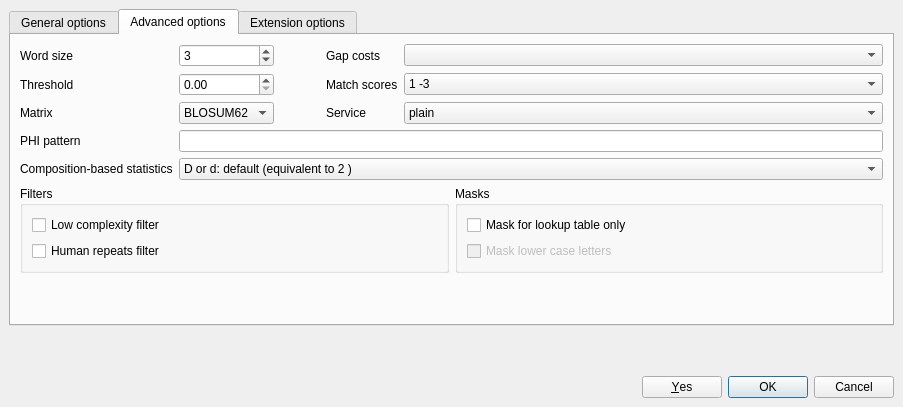
<?xml version="1.0" encoding="UTF-8"?>
<ui version="4.0">
 <class>BlastAllSupportDialog</class>
 <widget class="QDialog" name="BlastAllSupportDialog">
  <property name="geometry">
   <rect>
    <x>0</x>
    <y>0</y>
    <width>619</width>
    <height>407</height>
   </rect>
  </property>
  <property name="maximumSize">
   <size>
    <width>16777215</width>
    <height>16777215</height>
   </size>
  </property>
  <property name="windowTitle">
   <string>Request to Local BLAST Database</string>
  </property>
  <property name="autoFillBackground">
   <bool>false</bool>
  </property>
  <property name="sizeGripEnabled">
   <bool>false</bool>
  </property>
  <property name="modal">
   <bool>false</bool>
  </property>
  <layout class="QVBoxLayout" name="verticalLayout_2">
   <property name="sizeConstraint">
    <enum>QLayout::SetMinAndMaxSize</enum>
   </property>
   <item>
    <widget class="QTabWidget" name="optionsTab">
     <property name="currentIndex">
      <number>1</number>
     </property>
     <widget class="QWidget" name="tab">
      <attribute name="title">
       <string>General options</string>
      </attribute>
      <layout class="QVBoxLayout" name="verticalLayout_3">
       <property name="sizeConstraint">
        <enum>QLayout::SetMinAndMaxSize</enum>
       </property>
       <item>
        <layout class="QGridLayout" name="gridLayout_2">
         <item row="0" column="0">
          <widget class="QLabel" name="label_2">
           <property name="text">
            <string>Select search:</string>
           </property>
          </widget>
         </item>
         <item row="0" column="1">
          <widget class="QComboBox" name="programName">
           <item>
            <property name="text">
             <string extracomment="qwe">blastn</string>
            </property>
           </item>
           <item>
            <property name="text">
             <string>blastp</string>
            </property>
           </item>
           <item>
            <property name="text">
             <string>gpu-blastp</string>
            </property>
           </item>
           <item>
            <property name="text">
             <string>blastx</string>
            </property>
           </item>
           <item>
            <property name="text">
             <string>tblastn</string>
            </property>
           </item>
           <item>
            <property name="text">
             <string>tblastx</string>
            </property>
           </item>
          </widget>
         </item>
         <item row="0" column="2">
          <widget class="QCheckBox" name="shortSequenceCheckBox">
           <property name="text">
            <string>Search for short, nearly exact matches</string>
           </property>
          </widget>
         </item>
         <item row="1" column="0">
          <widget class="QLabel" name="label">
           <property name="text">
            <string>Expectation value </string>
           </property>
          </widget>
         </item>
         <item row="1" column="2">
          <widget class="QCheckBox" name="megablastCheckBox">
           <property name="text">
            <string>Megablast</string>
           </property>
          </widget>
         </item>
         <item row="2" column="0">
          <widget class="QLabel" name="hitsLabel">
           <property name="text">
            <string>Max hits:</string>
           </property>
          </widget>
         </item>
         <item row="2" column="1">
          <widget class="QSpinBox" name="numberOfHitsSpinBox">
           <property name="alignment">
            <set>Qt::AlignRight|Qt::AlignTrailing|Qt::AlignVCenter</set>
           </property>
           <property name="specialValueText">
            <string>Off</string>
           </property>
           <property name="maximum">
            <number>200</number>
           </property>
           <property name="singleStep">
            <number>10</number>
           </property>
           <property name="value">
            <number>20</number>
           </property>
          </widget>
         </item>
         <item row="1" column="1">
          <widget class="QDoubleSpinBox" name="evalueSpinBox">
           <property name="decimals">
            <number>6</number>
           </property>
           <property name="minimum">
            <double>0.000001000000000</double>
           </property>
           <property name="maximum">
            <double>100000.000000000000000</double>
           </property>
           <property name="value">
            <double>10.000000000000000</double>
           </property>
          </widget>
         </item>
         <item row="2" column="2">
          <layout class="QHBoxLayout" name="horizontalLayout_8">
           <item>
            <widget class="QRadioButton" name="bothStrandsButton">
             <property name="text">
              <string>Both strands</string>
             </property>
             <property name="checked">
              <bool>true</bool>
             </property>
            </widget>
           </item>
           <item>
            <widget class="QRadioButton" name="directStrandButton">
             <property name="text">
              <string>Direct</string>
             </property>
            </widget>
           </item>
           <item>
            <widget class="QRadioButton" name="complStrandButton">
             <property name="text">
              <string>Complement</string>
             </property>
            </widget>
           </item>
          </layout>
         </item>
        </layout>
       </item>
       <item>
        <layout class="QGridLayout" name="gridLayout_3">
         <item row="1" column="0">
          <layout class="QHBoxLayout" name="horizontalLayout_5">
           <item>
            <widget class="QLabel" name="label_5">
             <property name="text">
              <string>Base name for BLAST DB files:</string>
             </property>
            </widget>
           </item>
           <item>
            <widget class="QLineEdit" name="baseNameLineEdit"/>
           </item>
          </layout>
         </item>
         <item row="0" column="0">
          <layout class="QHBoxLayout" name="horizontalLayout_2">
           <item>
            <widget class="QLabel" name="label_14">
             <property name="text">
              <string>Database path:</string>
             </property>
            </widget>
           </item>
           <item>
            <widget class="QLineEdit" name="databasePathLineEdit"/>
           </item>
          </layout>
         </item>
         <item row="0" column="1" rowspan="2">
          <widget class="QPushButton" name="selectDatabasePushButton">
           <property name="sizePolicy">
            <sizepolicy hsizetype="Minimum" vsizetype="Preferred">
             <horstretch>0</horstretch>
             <verstretch>0</verstretch>
            </sizepolicy>
           </property>
           <property name="minimumSize">
            <size>
             <width>90</width>
             <height>0</height>
            </size>
           </property>
           <property name="text">
            <string>Select
a database file</string>
           </property>
          </widget>
         </item>
        </layout>
       </item>
       <item>
        <layout class="QVBoxLayout" name="verticalLayout_4">
         <property name="sizeConstraint">
          <enum>QLayout::SetMinAndMaxSize</enum>
         </property>
        </layout>
       </item>
       <item>
        <layout class="QHBoxLayout" name="horizontalLayout">
         <item>
          <spacer name="horizontalSpacer_2">
           <property name="orientation">
            <enum>Qt::Horizontal</enum>
           </property>
           <property name="sizeHint" stdset="0">
            <size>
             <width>40</width>
             <height>20</height>
            </size>
           </property>
          </spacer>
         </item>
         <item>
          <widget class="QLabel" name="label_15">
           <property name="text">
            <string>Number of CPUs being used</string>
           </property>
          </widget>
         </item>
         <item>
          <widget class="QSpinBox" name="numberOfCPUSpinBox">
           <property name="sizePolicy">
            <sizepolicy hsizetype="Preferred" vsizetype="Fixed">
             <horstretch>0</horstretch>
             <verstretch>0</verstretch>
            </sizepolicy>
           </property>
           <property name="alignment">
            <set>Qt::AlignRight|Qt::AlignTrailing|Qt::AlignVCenter</set>
           </property>
           <property name="suffix">
            <string/>
           </property>
           <property name="minimum">
            <number>1</number>
           </property>
           <property name="maximum">
            <number>6000</number>
           </property>
           <property name="singleStep">
            <number>1</number>
           </property>
           <property name="value">
            <number>2</number>
           </property>
          </widget>
         </item>
        </layout>
       </item>
      </layout>
     </widget>
     <widget class="QWidget" name="tab_2">
      <attribute name="title">
       <string>Advanced options</string>
      </attribute>
      <layout class="QVBoxLayout" name="verticalLayout_8">
       <item>
        <layout class="QGridLayout" name="gridLayout">
         <item row="2" column="4">
          <widget class="QComboBox" name="serviceComboBox">
           <property name="sizePolicy">
            <sizepolicy hsizetype="Preferred" vsizetype="Fixed">
             <horstretch>2</horstretch>
             <verstretch>0</verstretch>
            </sizepolicy>
           </property>
           <item>
            <property name="text">
             <string>plain</string>
            </property>
           </item>
           <item>
            <property name="text">
             <string>psi</string>
            </property>
           </item>
           <item>
            <property name="text">
             <string>phi</string>
            </property>
           </item>
          </widget>
         </item>
         <item row="1" column="3">
          <widget class="QLabel" name="matchScoreLabel">
           <property name="sizePolicy">
            <sizepolicy hsizetype="Minimum" vsizetype="Preferred">
             <horstretch>0</horstretch>
             <verstretch>0</verstretch>
            </sizepolicy>
           </property>
           <property name="text">
            <string>Match scores</string>
           </property>
          </widget>
         </item>
         <item row="2" column="3">
          <widget class="QLabel" name="serviceLabel">
           <property name="sizePolicy">
            <sizepolicy hsizetype="Minimum" vsizetype="Preferred">
             <horstretch>0</horstretch>
             <verstretch>0</verstretch>
            </sizepolicy>
           </property>
           <property name="text">
            <string>Service</string>
           </property>
          </widget>
         </item>
         <item row="1" column="4">
          <widget class="QComboBox" name="scoresComboBox">
           <property name="sizePolicy">
            <sizepolicy hsizetype="Preferred" vsizetype="Fixed">
             <horstretch>2</horstretch>
             <verstretch>0</verstretch>
            </sizepolicy>
           </property>
           <property name="currentIndex">
            <number>0</number>
           </property>
           <item>
            <property name="text">
             <string>1 -3</string>
            </property>
           </item>
           <item>
            <property name="text">
             <string>1 -4</string>
            </property>
           </item>
           <item>
            <property name="text">
             <string>1 -2</string>
            </property>
           </item>
           <item>
            <property name="text">
             <string>1 -1</string>
            </property>
           </item>
           <item>
            <property name="text">
             <string>2 -7</string>
            </property>
           </item>
           <item>
            <property name="text">
             <string>2 -5</string>
            </property>
           </item>
           <item>
            <property name="text">
             <string>2 -3</string>
            </property>
           </item>
           <item>
            <property name="text">
             <string>4 -5</string>
            </property>
           </item>
           <item>
            <property name="text">
             <string>5 -4</string>
            </property>
           </item>
          </widget>
         </item>
         <item row="0" column="0">
          <widget class="QLabel" name="label_4">
           <property name="sizePolicy">
            <sizepolicy hsizetype="Minimum" vsizetype="Preferred">
             <horstretch>0</horstretch>
             <verstretch>0</verstretch>
            </sizepolicy>
           </property>
           <property name="text">
            <string>Word size</string>
           </property>
          </widget>
         </item>
         <item row="2" column="0">
          <widget class="QLabel" name="matrixLabel">
           <property name="sizePolicy">
            <sizepolicy hsizetype="Minimum" vsizetype="Preferred">
             <horstretch>0</horstretch>
             <verstretch>0</verstretch>
            </sizepolicy>
           </property>
           <property name="text">
            <string>Matrix</string>
           </property>
          </widget>
         </item>
         <item row="2" column="1">
          <widget class="QComboBox" name="matrixComboBox">
           <item>
            <property name="text">
             <string>BLOSUM62</string>
            </property>
           </item>
           <item>
            <property name="text">
             <string>BLOSUM45</string>
            </property>
           </item>
           <item>
            <property name="text">
             <string>BLOSUM80</string>
            </property>
           </item>
           <item>
            <property name="text">
             <string>PAM30</string>
            </property>
           </item>
           <item>
            <property name="text">
             <string>PAM70</string>
            </property>
           </item>
          </widget>
         </item>
         <item row="4" column="1" colspan="4">
          <widget class="QLineEdit" name="phiPatternEdit"/>
         </item>
         <item row="4" column="0">
          <widget class="QLabel" name="phiPatternLabel">
           <property name="text">
            <string>PHI pattern</string>
           </property>
          </widget>
         </item>
         <item row="0" column="2">
          <spacer name="horizontalSpacer_3">
           <property name="orientation">
            <enum>Qt::Horizontal</enum>
           </property>
           <property name="sizeHint" stdset="0">
            <size>
             <width>40</width>
             <height>20</height>
            </size>
           </property>
          </spacer>
         </item>
         <item row="2" column="2">
          <spacer name="horizontalSpacer_4">
           <property name="orientation">
            <enum>Qt::Horizontal</enum>
           </property>
           <property name="sizeHint" stdset="0">
            <size>
             <width>40</width>
             <height>20</height>
            </size>
           </property>
          </spacer>
         </item>
         <item row="0" column="1">
          <widget class="QSpinBox" name="wordSizeSpinBox">
           <property name="value">
            <number>3</number>
           </property>
          </widget>
         </item>
         <item row="1" column="0">
          <widget class="QLabel" name="thresholdLabel">
           <property name="toolTip">
            <string>Threshold for extending hits</string>
           </property>
           <property name="text">
            <string>Threshold</string>
           </property>
          </widget>
         </item>
         <item row="1" column="2">
          <spacer name="horizontalSpacer_5">
           <property name="orientation">
            <enum>Qt::Horizontal</enum>
           </property>
           <property name="sizeHint" stdset="0">
            <size>
             <width>40</width>
             <height>20</height>
            </size>
           </property>
          </spacer>
         </item>
         <item row="1" column="1">
          <widget class="QDoubleSpinBox" name="thresholdSpinBox"/>
         </item>
         <item row="0" column="4">
          <widget class="QComboBox" name="costsComboBox">
           <property name="sizePolicy">
            <sizepolicy hsizetype="Preferred" vsizetype="Fixed">
             <horstretch>2</horstretch>
             <verstretch>0</verstretch>
            </sizepolicy>
           </property>
           <property name="currentIndex">
            <number>-1</number>
           </property>
          </widget>
         </item>
         <item row="0" column="3">
          <widget class="QLabel" name="costsLabel">
           <property name="sizePolicy">
            <sizepolicy hsizetype="Minimum" vsizetype="Preferred">
             <horstretch>0</horstretch>
             <verstretch>0</verstretch>
            </sizepolicy>
           </property>
           <property name="text">
            <string>Gap costs</string>
           </property>
          </widget>
         </item>
         <item row="5" column="0">
          <widget class="QLabel" name="compStatsLabel">
           <property name="text">
            <string>Composition-based statistics</string>
           </property>
          </widget>
         </item>
         <item row="5" column="1" colspan="4">
          <widget class="QComboBox" name="compStatsComboBox">
           <item>
            <property name="text">
             <string>D or d: default (equivalent to 2 )</string>
            </property>
           </item>
           <item>
            <property name="text">
             <string>0 or F or f: No composition-based statistics</string>
            </property>
           </item>
           <item>
            <property name="text">
             <string>1: Composition-based statistics as in NAR 29:2994-3005, 2001</string>
            </property>
           </item>
           <item>
            <property name="text">
             <string>2 or T or t : Composition-based score adjustment as in Bioinformatics 21:902-911, 2005, conditioned on sequence properties</string>
            </property>
           </item>
           <item>
            <property name="text">
             <string>3: Composition-based score adjustment as in Bioinformatics 21:902-911, 2005, unconditionally</string>
            </property>
           </item>
          </widget>
         </item>
        </layout>
       </item>
       <item>
        <layout class="QHBoxLayout" name="horizontalLayout_4">
         <item>
          <widget class="QGroupBox" name="groupBox">
           <property name="title">
            <string>Filters</string>
           </property>
           <layout class="QVBoxLayout" name="verticalLayout_7">
            <item>
             <widget class="QCheckBox" name="lowComplexityFilterCheckBox">
              <property name="text">
               <string>Low complexity filter</string>
              </property>
             </widget>
            </item>
            <item>
             <widget class="QCheckBox" name="repeatsCheckBox">
              <property name="text">
               <string>Human repeats filter</string>
              </property>
             </widget>
            </item>
           </layout>
          </widget>
         </item>
         <item>
          <widget class="QGroupBox" name="groupBox_2">
           <property name="title">
            <string>Masks</string>
           </property>
           <layout class="QVBoxLayout" name="verticalLayout">
            <item>
             <widget class="QCheckBox" name="lookupMaskCheckBox">
              <property name="text">
               <string>Mask for lookup table only</string>
              </property>
             </widget>
            </item>
            <item>
             <widget class="QCheckBox" name="lowerCaseCheckBox">
              <property name="enabled">
               <bool>false</bool>
              </property>
              <property name="text">
               <string>Mask lower case letters</string>
              </property>
             </widget>
            </item>
           </layout>
          </widget>
         </item>
        </layout>
       </item>
       <item>
        <spacer name="verticalSpacer_2">
         <property name="orientation">
          <enum>Qt::Vertical</enum>
         </property>
         <property name="sizeHint" stdset="0">
          <size>
           <width>20</width>
           <height>40</height>
          </size>
         </property>
        </spacer>
       </item>
      </layout>
     </widget>
     <widget class="QWidget" name="extOptionsTab">
      <attribute name="title">
       <string>Extension options</string>
      </attribute>
      <layout class="QVBoxLayout" name="verticalLayout_5">
       <item>
        <layout class="QHBoxLayout" name="horizontalLayout_7">
         <item>
          <widget class="QGroupBox" name="xDropoffGroupBox">
           <property name="title">
            <string>X dropoff value (in bits)</string>
           </property>
           <layout class="QGridLayout" name="gridLayout_4">
            <item row="0" column="0">
             <widget class="QLabel" name="label_11">
              <property name="text">
               <string>For gapped alignment</string>
              </property>
             </widget>
            </item>
            <item row="0" column="1">
             <widget class="QSpinBox" name="xDropoffGASpinBox">
              <property name="maximum">
               <number>999</number>
              </property>
             </widget>
            </item>
            <item row="1" column="0">
             <widget class="QLabel" name="label_12">
              <property name="text">
               <string>For ungapped extensions</string>
              </property>
             </widget>
            </item>
            <item row="2" column="0">
             <widget class="QLabel" name="label_13">
              <property name="text">
               <string>For final gapped alignment</string>
              </property>
             </widget>
            </item>
            <item row="2" column="1">
             <widget class="QSpinBox" name="xDropoffFGASpinBox">
              <property name="maximum">
               <number>999</number>
              </property>
             </widget>
            </item>
            <item row="1" column="1">
             <widget class="QDoubleSpinBox" name="xDropoffUnGASpinBox"/>
            </item>
           </layout>
          </widget>
         </item>
        </layout>
       </item>
       <item>
        <layout class="QHBoxLayout" name="horizontalLayout_6">
         <item>
          <widget class="QLabel" name="label_7">
           <property name="text">
            <string>Multiple Hits window size</string>
           </property>
          </widget>
         </item>
         <item>
          <widget class="QSpinBox" name="windowSizeSpinBox"/>
         </item>
        </layout>
       </item>
       <item>
        <widget class="QCheckBox" name="gappedAlignmentCheckBox">
         <property name="text">
          <string>Perform gapped alignment</string>
         </property>
         <property name="checked">
          <bool>true</bool>
         </property>
        </widget>
       </item>
       <item>
        <spacer name="verticalSpacer_3">
         <property name="orientation">
          <enum>Qt::Vertical</enum>
         </property>
         <property name="sizeHint" stdset="0">
          <size>
           <width>20</width>
           <height>40</height>
          </size>
         </property>
        </spacer>
       </item>
      </layout>
     </widget>
    </widget>
   </item>
   <item>
    <spacer name="verticalSpacer">
     <property name="orientation">
      <enum>Qt::Vertical</enum>
     </property>
     <property name="sizeHint" stdset="0">
      <size>
       <width>20</width>
       <height>0</height>
      </size>
     </property>
    </spacer>
   </item>
   <item>
    <widget class="QDialogButtonBox" name="buttonBox">
     <property name="standardButtons">
      <set>QDialogButtonBox::Cancel|QDialogButtonBox::Ok|QDialogButtonBox::Yes</set>
     </property>
    </widget>
   </item>
  </layout>
 </widget>
 <layoutdefault spacing="6" margin="9"/>
 <resources/>
 <connections/>
</ui>
